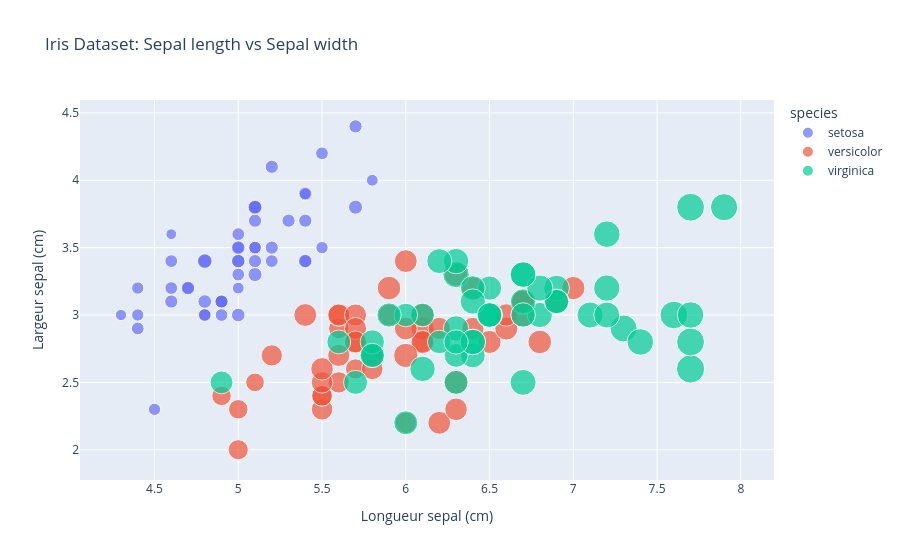

The notebook cell this image was saved under:
### Code cell
# Créer un graphique interactif
fig = px.scatter (
    iris,
    x="sepal_length",
    y="sepal_width",
    color="species", size="petal_length",
    title="Iris Dataset: Sepal Length vs Sepal Width",
    labels=("sepal_length": "Longueur Sepal (cm)", "sepal_width": "Largeur Sepal (cm) "},
    )
fig. show()

### Figure 1 — Plotly figure (JSON) as saved in the notebook; plotly's stock layout.template omitted (floating-point values rounded to 4 significant figures)
{"data": [{"hovertemplate": "species=setosa<br>Longueur sepal (cm)=%{x}<br>Largeur sepal (cm)=%{y}<br>petal_length=%{marker.size}<extra></extra>", "legendgroup": "setosa", "marker": {"color": "#636efa", "size": [1.4, 1.4, 1.3, 1.5, 1.4, 1.7, 1.4, 1.5, 1.4, 1.5, 1.5, 1.6, 1.4, 1.1, 1.2, 1.5, 1.3, 1.4, 1.7, 1.5, 1.7, 1.5, 1.0, 1.7, 1.9, 1.6, 1.6, 1.5, 1.4, 1.6, 1.6, 1.5, 1.5, 1.4, 1.5, 1.2, 1.3, 1.5, 1.3, 1.5, 1.3, 1.3, 1.3, 1.6, 1.9, 1.4, 1.6, 1.4, 1.5, 1.4], "sizemode": "area", "sizeref": 0.01725, "symbol": "circle"}, "mode": "markers", "name": "setosa", "orientation": "v", "showlegend": true, "type": "scatter", "x": [5.1, 4.9, 4.7, 4.6, 5.0, 5.4, 4.6, 5.0, 4.4, 4.9, 5.4, 4.8, 4.8, 4.3, 5.8, 5.7, 5.4, 5.1, 5.7, 5.1, 5.4, 5.1, 4.6, 5.1, 4.8, 5.0, 5.0, 5.2, 5.2, 4.7, 4.8, 5.4, 5.2, 5.5, 4.9, 5.0, 5.5, 4.9, 4.4, 5.1, 5.0, 4.5, 4.4, 5.0, 5.1, 4.8, 5.1, 4.6, 5.3, 5.0], "xaxis": "x", "y": [3.5, 3.0, 3.2, 3.1, 3.6, 3.9, 3.4, 3.4, 2.9, 3.1, 3.7, 3.4, 3.0, 3.0, 4.0, 4.4, 3.9, 3.5, 3.8, 3.8, 3.4, 3.7, 3.6, 3.3, 3.4, 3.0, 3.4, 3.5, 3.4, 3.2, 3.1, 3.4, 4.1, 4.2, 3.1, 3.2, 3.5, 3.1, 3.0, 3.4, 3.5, 2.3, 3.2, 3.5, 3.8, 3.0, 3.8, 3.2, 3.7, 3.3], "yaxis": "y"}, {"hovertemplate": "species=versicolor<br>Longueur sepal (cm)=%{x}<br>Largeur sepal (cm)=%{y}<br>petal_length=%{marker.size}<extra></extra>", "legendgroup": "versicolor", "marker": {"color": "#EF553B", "size": [4.7, 4.5, 4.9, 4.0, 4.6, 4.5, 4.7, 3.3, 4.6, 3.9, 3.5, 4.2, 4.0, 4.7, 3.6, 4.4, 4.5, 4.1, 4.5, 3.9, 4.8, 4.0, 4.9, 4.7, 4.3, 4.4, 4.8, 5.0, 4.5, 3.5, 3.8, 3.7, 3.9, 5.1, 4.5, 4.5, 4.7, 4.4, 4.1, 4.0, 4.4, 4.6, 4.0, 3.3, 4.2, 4.2, 4.2, 4.3, 3.0, 4.1], "sizemode": "area", "sizeref": 0.01725, "symbol": "circle"}, "mode": "markers", "name": "versicolor", "orientation": "v", "showlegend": true, "type": "scatter", "x": [7.0, 6.4, 6.9, 5.5, 6.5, 5.7, 6.3, 4.9, 6.6, 5.2, 5.0, 5.9, 6.0, 6.1, 5.6, 6.7, 5.6, 5.8, 6.2, 5.6, 5.9, 6.1, 6.3, 6.1, 6.4, 6.6, 6.8, 6.7, 6.0, 5.7, 5.5, 5.5, 5.8, 6.0, 5.4, 6.0, 6.7, 6.3, 5.6, 5.5, 5.5, 6.1, 5.8, 5.0, 5.6, 5.7, 5.7, 6.2, 5.1, 5.7], "xaxis": "x", "y": [3.2, 3.2, 3.1, 2.3, 2.8, 2.8, 3.3, 2.4, 2.9, 2.7, 2.0, 3.0, 2.2, 2.9, 2.9, 3.1, 3.0, 2.7, 2.2, 2.5, 3.2, 2.8, 2.5, 2.8, 2.9, 3.0, 2.8, 3.0, 2.9, 2.6, 2.4, 2.4, 2.7, 2.7, 3.0, 3.4, 3.1, 2.3, 3.0, 2.5, 2.6, 3.0, 2.6, 2.3, 2.7, 3.0, 2.9, 2.9, 2.5, 2.8], "yaxis": "y"}, {"hovertemplate": "species=virginica<br>Longueur sepal (cm)=%{x}<br>Largeur sepal (cm)=%{y}<br>petal_length=%{marker.size}<extra></extra>", "legendgroup": "virginica", "marker": {"color": "#00cc96", "size": [6.0, 5.1, 5.9, 5.6, 5.8, 6.6, 4.5, 6.3, 5.8, 6.1, 5.1, 5.3, 5.5, 5.0, 5.1, 5.3, 5.5, 6.7, 6.9, 5.0, 5.7, 4.9, 6.7, 4.9, 5.7, 6.0, 4.8, 4.9, 5.6, 5.8, 6.1, 6.4, 5.6, 5.1, 5.6, 6.1, 5.6, 5.5, 4.8, 5.4, 5.6, 5.1, 5.1, 5.9, 5.7, 5.2, 5.0, 5.2, 5.4, 5.1], "sizemode": "area", "sizeref": 0.01725, "symbol": "circle"}, "mode": "markers", "name": "virginica", "orientation": "v", "showlegend": true, "type": "scatter", "x": [6.3, 5.8, 7.1, 6.3, 6.5, 7.6, 4.9, 7.3, 6.7, 7.2, 6.5, 6.4, 6.8, 5.7, 5.8, 6.4, 6.5, 7.7, 7.7, 6.0, 6.9, 5.6, 7.7, 6.3, 6.7, 7.2, 6.2, 6.1, 6.4, 7.2, 7.4, 7.9, 6.4, 6.3, 6.1, 7.7, 6.3, 6.4, 6.0, 6.9, 6.7, 6.9, 5.8, 6.8, 6.7, 6.7, 6.3, 6.5, 6.2, 5.9], "xaxis": "x", "y": [3.3, 2.7, 3.0, 2.9, 3.0, 3.0, 2.5, 2.9, 2.5, 3.6, 3.2, 2.7, 3.0, 2.5, 2.8, 3.2, 3.0, 3.8, 2.6, 2.2, 3.2, 2.8, 2.8, 2.7, 3.3, 3.2, 2.8, 3.0, 2.8, 3.0, 2.8, 3.8, 2.8, 2.8, 2.6, 3.0, 3.4, 3.1, 3.0, 3.1, 3.1, 3.1, 2.7, 3.2, 3.3, 3.0, 2.5, 3.0, 3.4, 3.0], "yaxis": "y"}], "layout": {"legend": {"itemsizing": "constant", "title": {"text": "species"}, "tracegroupgap": 0}, "title": {"text": "Iris Dataset: Sepal length vs Sepal width"}, "xaxis": {"anchor": "y", "domain": [0, 1], "title": {"text": "Longueur sepal (cm)"}}, "yaxis": {"anchor": "x", "domain": [0, 1], "title": {"text": "Largeur sepal (cm)"}}}}
